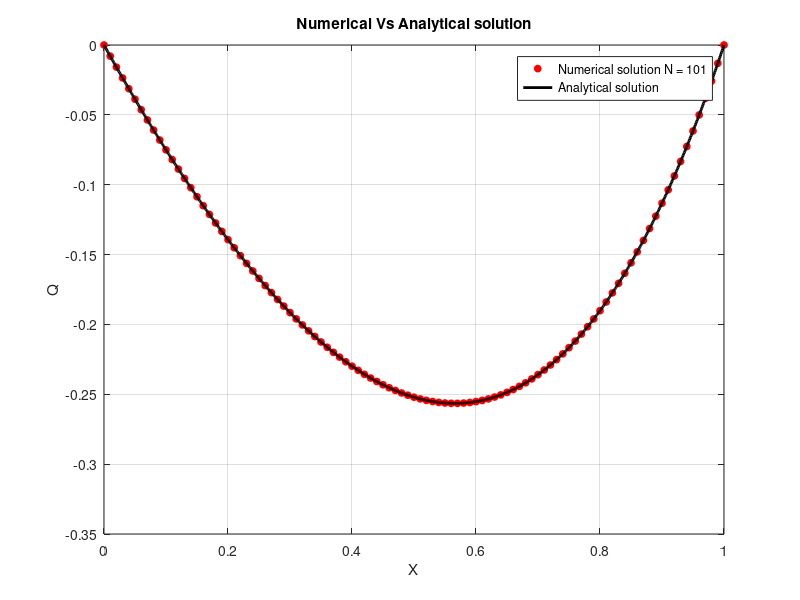

Recreate this plot in MATLAB. (Note: this script raises an error after producing the figure.)
%%             Numerical Modeling Theory & Applications
% -------------------------------------------------------------------------
%   Fall 2026
%   Prof: T Gerya
%   Viba Ravindra Udupa, MSc Computational sciences & engineering
% -------------------------------------------------------------------------
%
%   Home Assignment Week 1 - due by 19th September 2026
%
%   Solve the following 1D ODE using the Finite Difference Method:
%   d2/dx2 (Q) = 2x^2 + (-0.5)x + exp(x)
%
%   Subject to boundary conditions:
%   Q(x=0)=0 and Q(x=L)=0
%
% -----------------------END OF CODE DESCRIPTION---------------------------

% -----------------------------CODE BEGINS---------------------------------

clc
clear all

% -----------------DEFINE RELEVANT PARAMETERS & MATRICES-------------------

L    = 1;           % Horizontal distance = 1 m
N    = 101;         % Number of nodes along x
dx   = L / (N-1);   % Formula to find length of each discritized element
x    = 0:dx:L;      % Define an array of all x values

RVEC = zeros(N,1); % Vector to store RHS of the system of equataions

LMATrow  = [];     % Vector to store row indices of sparse matrix
LMATcol  = [];     % Vector to store col indices of sparse matrix
LMATval  = [];     % Vector to store values of the sparse matrix of row,col

% ------------ OBTAINING GLOBAL MATRICES FOR THE SYSTEM-------------------

% Calculate the factor 1/dx^2 to avoid calculation in every loop
factor = 1/(dx^2);

% RHS matrix calculation outside loop since vectorization is faster than
% looping.
RVEC = 2*x'.^2 - 0.5*x' + exp(x');

% Iterate through every node in the finite 1D grid to obtain coeffient MAT
for i = 1:1:N
    % For first and last segments, we have boundary conditions to impose.
    if (i == 1 || i == N)
        % At suggestion of MATLAB documentation, replacing LMAT(i,i) = val
        % with below lines of code for efficient memory allocation.
        LMATrow = [LMATrow i];
        LMATcol = [LMATcol i];
        LMATval = [LMATval 1];

        RVEC(i,1) = 0;
    else
        % For all intermediate segments
        % Sparse matrix definition for i,i-1 coefficient
        LMATrow = [LMATrow i];
        LMATcol = [LMATcol i-1];
        LMATval = [LMATval factor];

        % Sparse matrix definition for i,i coefficient
        LMATrow = [LMATrow i];
        LMATcol = [LMATcol i];
        LMATval = [LMATval -2*factor];
        
        % Sparse matrix definition for i,i+1 coefficient
        LMATrow = [LMATrow i];
        LMATcol = [LMATcol i+1];
        LMATval = [LMATval factor];
    end
end

LMAT = sparse(LMATrow', LMATcol', LMATval');

% ----------------------------SOLVE MATRICES-------------------------------

Q = LMAT\RVEC;

% ------------------------- ANALYTICAL SOLUTION----------------------------

N_a  = 1001;
dx_a = L/(N_a-1);
x_a  = 0:dx_a:L;
Q_a  = (1/6).*(x_a.^4) - (1/12).*(x_a.^3) + exp(x_a) +...
    x_a .* ((1-exp(L))/L -L^3/6 + L^2/12) - 1;

% ---------------------------- VISUALIZATION ------------------------------

figure(1); clf;
plot(x,Q,'o','MarkerSize',5,'MarkerFaceColor','r','MarkerEdgeColor','r');
hold on
plot(x_a,Q_a,'-k','LineWidth',2);
xlabel('X')
ylabel('Q')
legend('Numerical solution N = 101','Analytical solution')
title('Numerical Vs Analytical solution')
grid on

%----------------------------- EVALUATION----------------------------------

idx_n = 12;  % Numerical solution index for benchmarking.
idx_a = 120; % Analytical solution index for benchmarking.

fprintf("Given ODE: d2/dx2 (Q) = 2x^2 + (-0.5)x + exp(x)");
fprintf("\n\nNumerical solution at 12th segment for nodes = %d: " + ...
    "\nQ(%d) = %.15f @ x(%d) = %f",N,idx_n,Q(idx_n),idx_n,x(idx_n));
fprintf("\n\nAnalytical solution at 120th segment for nodes = %d: " + ...
    "\nQ_a(%d) = %.15f @ x_a(%d) = %f\n", N_a,idx_a,Q_a(idx_a),idx_a,x_a(idx_a))

% Calculate absolute error and print it.
Q_a_at_x_points = interp1(x_a, Q_a, x);
error           = Q - Q_a_at_x_points';

fprintf('\nMaximum absolute error = %.15e\n',max(abs(error)));
